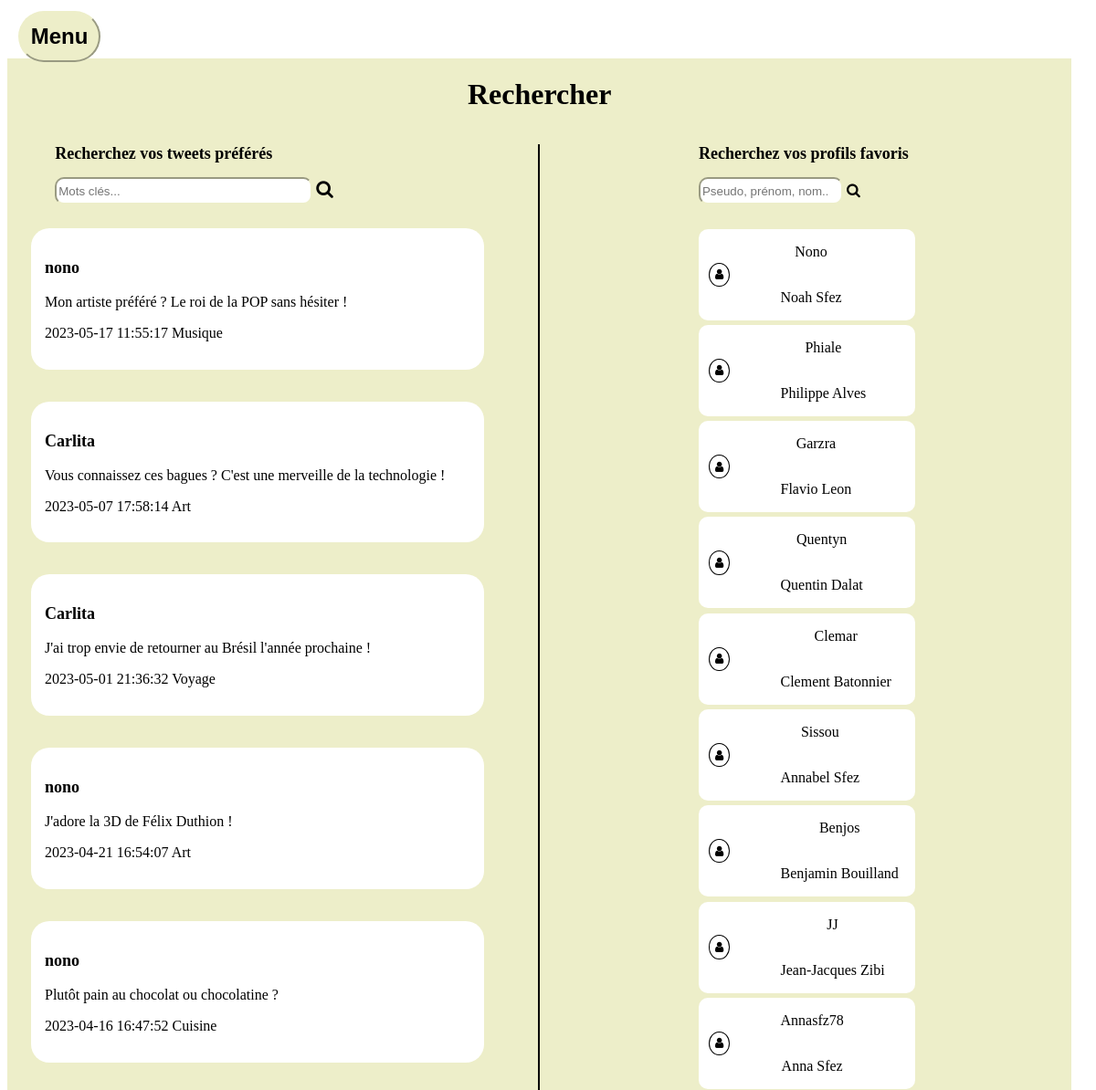
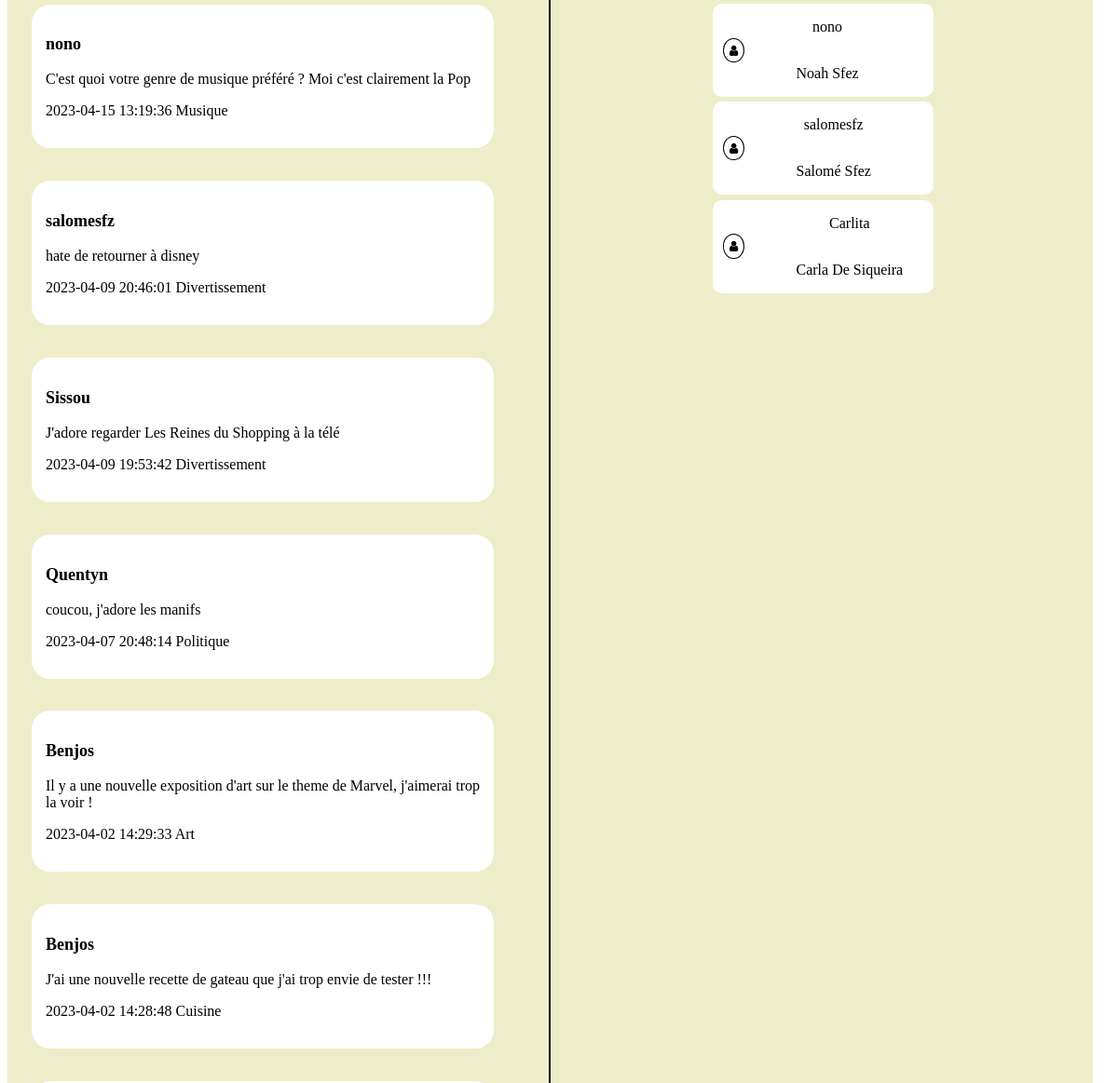
Page /recherche.php (upper part) on the earlier database version (2 pictures, top to bottom).
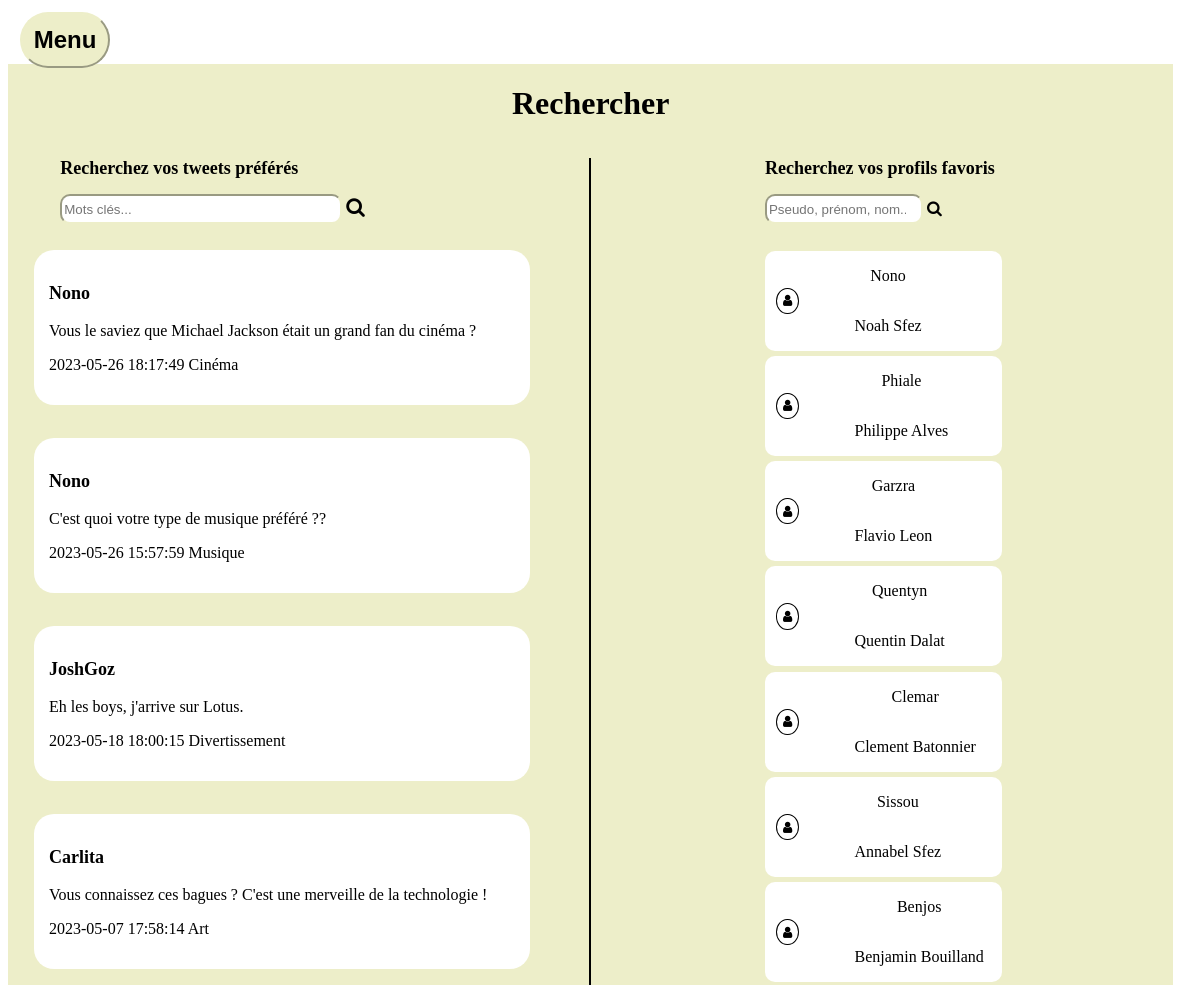
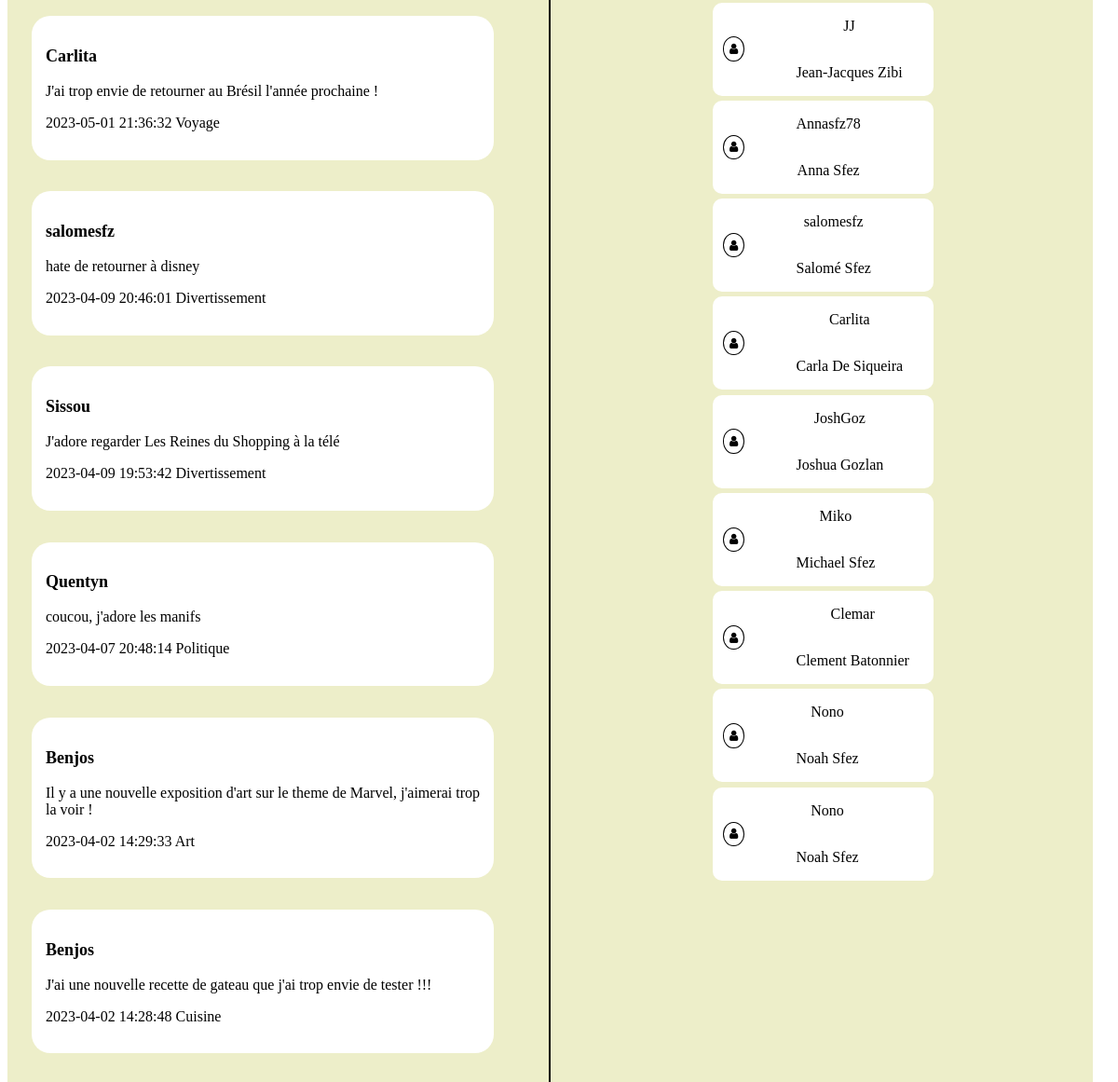
Same page on the later database version (2 pictures, top to bottom).
### tables this page shows
CREATE TABLE `tweet` (
  `id_tweet` int NOT NULL,
  `message` text NOT NULL,
  `date_heure_message` datetime NOT NULL,
  `type` varchar(40) NOT NULL,
  `image_chemin` varchar(260) DEFAULT NULL,
  `id_users` int NOT NULL
);

CREATE TABLE `users` (
  `id_users` int NOT NULL,
  `pseudo` varchar(30) NOT NULL,
  `prenom` varchar(30) NOT NULL,
  `nom` varchar(30) NOT NULL,
  `mail` varchar(40) NOT NULL,
  `mdp` varchar(255) NOT NULL,
  `user_photo` varchar(150) DEFAULT 'https://picsum.photos/100/100',
  `date_de_naissance` date NOT NULL
);

### recherche.php (the view, shortened to what this page needs)
<!DOCTYPE html>
<html lang="fr">
<head>
    <link rel="stylesheet" href="https://cdnjs.cloudflare.com/ajax/libs/font-awesome/4.7.0/css/font-awesome.min.css">
    <link rel="stylesheet" type="text/css" href="style.css">
</head>
<?php
$pdo = new PDO('mysql:host=localhost;dbname=testtwitter','root', '', array(PDO::ATTR_ERRMODE => PDO::ERRMODE_WARNING, PDO::MYSQL_ATTR_INIT_COMMAND => 'SET NAMES utf8'));
?>
<body>
    <button class='button-menu profil-page'>Menu</button>
        <main class="main_recherche">
            <div class="background-search">
                <h1>Rechercher</h1>
                <div class="recherche-profil-tweet">
                    <div class="recherche-tweets">
                        <?php
                        $alltweets = $pdo->query('SELECT t.id_tweet, t.message, t.date_heure_message, t.type, u.pseudo, u.user_photo FROM tweet t INNER JOIN users u ON t.id_users = u.id_users ORDER BY t.date_heure_message DESC');
                        ?>
                        <div class="espace_recherche_tweet">
                            <div class="title-form-tweet">
                                <h2 class="title-rechercher">Recherchez vos tweets préférés</h2>
                                <form method="get" class="form-recherche-tweet">
                                    <input type="search" class="rech" name="value_recherche" placeholder="Mots clés...">
                                    <label for="search-input-tweet" class="search-icon-label">
                                        <i class="fa fa-search icone-rechercher"></i>
                                    </label>
                                </form>
                            </div>
                            <div class="affichage_tweet">
                                <?php
                                if($alltweets && $alltweets->rowCount() > 0){
                                    while($tweets = $alltweets->fetch()){
                                        echo '<a href="user.php?profil='. $tweets['pseudo'] . '">';
                                        echo '<div class="message_recherche_tweet">';
                                        echo      '<p class="pseudo_recherche">'. $tweets['pseudo']. '</p>';
                                        echo      '<p class="tweet_recherche">'.  $tweets['message'].'</p>';
                                        echo      '<p class="date_recherche">'.  $tweets['date_heure_message'] . ' ' . $tweets['type'].'</p>';
                                        echo '</div>';
                                        echo '</a>';
                                    }
                                } else {
                                ?>
                                    <p class="no_tweet">Pas de tweets trouvés</p>
                                <?php
                                }
                                ?>
                            </div>
                        </div>
                    </div>
                    <div class="recherche-profil">
                    <?php
                        $allusers=  $pdo->query('SELECT * FROM users');
                        ?>
                        <div class="espace_recherche_user">
                        <h2 class="title-rechercher">Recherchez vos profils favoris</h2>
                            <form method="get" class="form-recherche-user" name="fo">
                                <input type="search" class="rech" name="value_recherche_user" placeholder="Pseudo, prénom, nom...">
                                <label for="search-input" class="search-icon-label">
                                    <i class="fa fa-search icone"></i>
                                </label>
                            </form>
                            <div class="affichage_user">
                            <?php
                                if ($allusers->rowCount() > 0) {
                                    while ($user = $allusers->fetch()) {
                                        echo '<a href="user.php?profil='. $user['pseudo'] . '">';
                                        echo '<div class="message_recherche_user">';
                                        echo '<div><i class="fa fa-user icone-recherche-profil"></i></div>';
                                        echo '<div class="message-prenom">';
                                        echo '<p class="user_recherche">'.$user['pseudo'].' </p>';
                                        echo '<p class="prenom_nom">'. $user['prenom'] . ' ' . $user['nom'].'</p>';
                                        echo '</div>';
                                        echo '</div>';
                                        echo '</a>';
                                    }
                                } else {
                                    echo '<p class="no_tweet">Pas de profils trouvés</p>';
                                }
                                ?>
                            </div>
                        </div>
                    </div>
                </div>
            </div>
        </main>
</body>
</html>

Differences in the rows shown:
removed tweet: id_users.pseudo "nono", message "Mon artiste préféré ? Le roi de la POP sans hésiter !", date_heure_message "2023-05-17 11:55:17", type "Musique"
removed tweet: id_users.pseudo "nono", message "J'adore la 3D de Félix Duthion !", date_heure_message "2023-04-21 16:54:07", type "Art"
removed tweet: id_users.pseudo "nono", message "Plutôt pain au chocolat ou chocolatine ?", date_heure_message "2023-04-16 16:47:52", type "Cuisine"
removed tweet: id_users.pseudo "nono", message "C'est quoi votre genre de musique préféré ? Moi c'est clairement la Pop", date_heure_message "2023-04-15 13:19:36", type "Musique"
removed users: pseudo "nono", prenom "Noah", nom "Sfez"
added tweet: id_users.pseudo "Nono", message "Vous le saviez que Michael Jackson était un grand fan du cinéma ?", date_heure_message "2023-05-26 18:17:49", type "Cinéma"
added tweet: id_users.pseudo "Nono", message "C'est quoi votre type de musique préféré ??", date_heure_message "2023-05-26 15:57:59", type "Musique"
added tweet: id_users.pseudo "JoshGoz", message "Eh les boys, j'arrive sur Lotus.", date_heure_message "2023-05-18 18:00:15", type "Divertissement"
added users: pseudo "JoshGoz", prenom "Joshua", nom "Gozlan"
added users: pseudo "Miko", prenom "Michael", nom "Sfez"
added users: pseudo "Clemar", prenom "Clement", nom "Batonnier"
added users: pseudo "Nono", prenom "Noah", nom "Sfez"
added users: pseudo "Nono", prenom "Noah", nom "Sfez"
